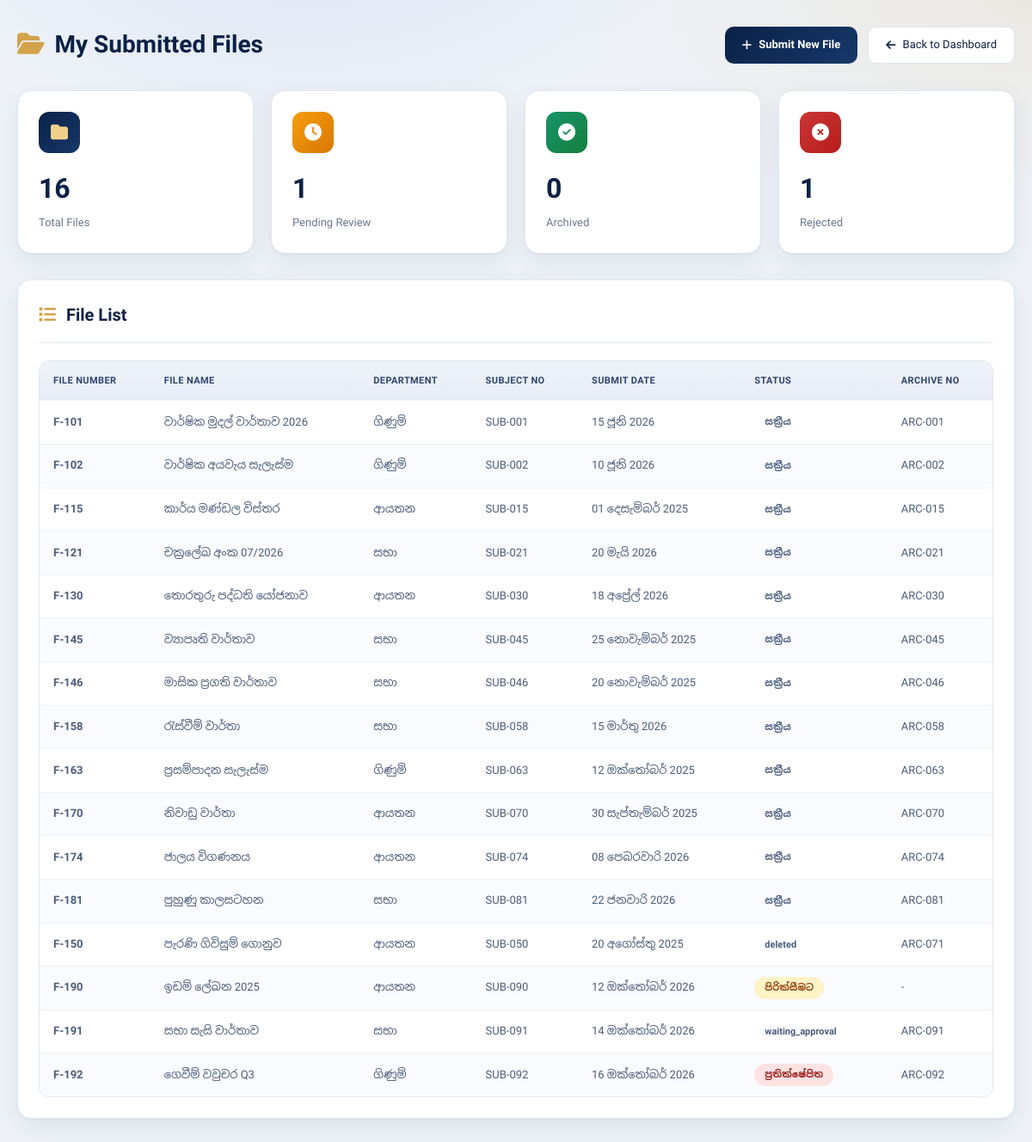
Screenshot of /my_files.php (signed in) with the database file from the repository.
### tables this page shows
CREATE TABLE archive_files (
    id             INT AUTO_INCREMENT PRIMARY KEY,
    submitted_by   INT NOT NULL,
    submit_date    DATE NOT NULL,
    subject_no     VARCHAR(40)  NOT NULL,
    subject_number VARCHAR(40)  NOT NULL,
    department     ENUM('ආයතන','සභා','ගිණුම්') NOT NULL,
    file_no        VARCHAR(60)  NOT NULL,
    file_number    VARCHAR(60)  NOT NULL,
    file_name      VARCHAR(255) NOT NULL,
    start_date     DATE NOT NULL,
    end_date       DATE NOT NULL,
    pages          INT NOT NULL,
    page_count     INT NOT NULL,
    right_side     INT NULL,
    left_side      INT NULL,
    archive_no     VARCHAR(60) NULL UNIQUE,
    archive_number VARCHAR(60) NULL UNIQUE,
    rack_no        VARCHAR(60) NULL,
    loc_rack_no    VARCHAR(20) NULL,
    loc_row        VARCHAR(20) NULL,
    loc_section    ENUM('I','II','III') NULL,
    status         ENUM('pending','archived','rejected','waiting_approval','active','deleted') NOT NULL DEFAULT 'pending',
    reviewed_by    INT NULL,
    reviewed_at    DATETIME NULL,
    sent_by        INT NULL,
    sent_date      DATETIME NULL,
    approved_by    INT NULL,
    approved_at    DATETIME NULL,
    rejected_at    DATETIME NULL,
    reject_reason  TEXT NULL,
    deleted_at     DATETIME NULL,
    deleted_by     INT NULL,
    delete_reason  TEXT NULL,
    file_path      VARCHAR(500) NULL,
    created_at     TIMESTAMP DEFAULT CURRENT_TIMESTAMP,
    INDEX (department), INDEX (subject_no), INDEX (status),
    INDEX (archive_no), INDEX (file_no),
    INDEX (loc_rack_no, loc_row, loc_section),
    FOREIGN KEY (submitted_by) REFERENCES users(id),
    FOREIGN KEY (reviewed_by)  REFERENCES users(id),
    FOREIGN KEY (sent_by)      REFERENCES users(id),
    FOREIGN KEY (approved_by)  REFERENCES users(id),
    FOREIGN KEY (deleted_by)   REFERENCES users(id)
);

### config.php (called while the page is built, shortened)
<?php
require_once __DIR__ . '/functions.php';
function e($s) { return htmlspecialchars((string)$s, ENT_QUOTES, 'UTF-8'); }
function require_login(PDO $pdo): array {
    $st = $pdo->prepare('SELECT * FROM users WHERE id = ? AND status = "active"');
    $st->execute([$_SESSION['user_id']]);
    $u = $st->fetch();
    return $u;
}

### functions.php (called while the page is built, shortened)
<?php
require_once __DIR__ . '/config.php';
function get_files_by_user(PDO $pdo, int $user_id, string $status = null): array {
    $sql = "SELECT af.*, u.full_name as submitted_by_name
            FROM archive_files af
            LEFT JOIN users u ON af.submitted_by = u.id
            WHERE af.submitted_by = ?";
    $params = [$user_id];
    $sql .= " ORDER BY af.created_at DESC";
    $stmt = $pdo->prepare($sql);
    $stmt->execute($params);
    return $stmt->fetchAll();
}
function format_sinhala_date(string $date): string {
    $timestamp = strtotime($date);
    $months = [
        1 => 'ජනවාරි', 2 => 'පෙබරවාරි', 3 => 'මාර්තු', 4 => 'අප්‍රේල්',
        5 => 'මැයි', 6 => 'ජූනි', 7 => 'ජූලි', 8 => 'අගෝස්තු',
        9 => 'සැප්තැම්බර්', 10 => 'ඔක්තෝබර්', 11 => 'නොවැම්බර්', 12 => 'දෙසැම්බර්'
    ];
    $day = date('d', $timestamp);
    $month = $months[date('n', $timestamp)];
    $year = date('Y', $timestamp);
    return "$day $month $year";
}
function translate_status(string $status): string {
    $translations = [
        'pending' => 'පිරික්සීමට',
        'archived' => 'අත්තැබූ',
        'rejected' => 'ප්‍රතික්ෂේපිත',
        'active' => 'සක්‍රීය',
        'disabled' => 'අක්‍රීය'
    ];
    return $translations[$status] ?? $status;
}

### my_files.php (the view, shortened to what this page needs)
<?php
require_once __DIR__ . '/config.php';
$user = require_login($pdo);
$my_files = get_files_by_user($pdo, $user['id']);
$stats = [
    'total' => count($my_files),
    'pending' => 0,
    'archived' => 0,
    'rejected' => 0
];
foreach ($my_files as $file) {
    if ($file['status'] === 'pending') $stats['pending']++;
    elseif ($file['status'] === 'archived') $stats['archived']++;
    elseif ($file['status'] === 'rejected') $stats['rejected']++;
}
?>
<!DOCTYPE html>
<html lang="en">
<head>
<link rel="stylesheet" href="https://cdnjs.cloudflare.com/ajax/libs/font-awesome/6.5.2/css/all.min.css">
</head>
<body>
<div class="container">
    <div class="header">
        <h1><i class="fa-solid fa-folder-open" style="color:var(--gold);margin-right:12px"></i>My Submitted Files</h1>
        <div style="display:flex;gap:12px">
            <a href="submit_file.php" class="btn btn-primary">
                <i class="fa-solid fa-plus"></i>Submit New File
            </a>
            <a href="<?= ROLE_PAGES[$user['role']] ?>" class="back-btn">
                <i class="fa-solid fa-arrow-left"></i>Back to Dashboard
            </a>
        </div>
    </div>
    <div class="stats-grid">
        <div class="stat-card">
            <div class="stat-icon total"><i class="fa-solid fa-folder"></i></div>
            <div class="stat-value"><?= $stats['total'] ?></div>
            <div class="stat-label">Total Files</div>
        </div>
        <div class="stat-card">
            <div class="stat-icon pending"><i class="fa-solid fa-clock"></i></div>
            <div class="stat-value"><?= $stats['pending'] ?></div>
            <div class="stat-label">Pending Review</div>
        </div>
        <div class="stat-card">
            <div class="stat-icon archived"><i class="fa-solid fa-check-circle"></i></div>
            <div class="stat-value"><?= $stats['archived'] ?></div>
            <div class="stat-label">Archived</div>
        </div>
        <div class="stat-card">
            <div class="stat-icon rejected"><i class="fa-solid fa-xmark-circle"></i></div>
            <div class="stat-value"><?= $stats['rejected'] ?></div>
            <div class="stat-label">Rejected</div>
        </div>
    </div>
    <div class="files-section">
        <div class="section-header">
            <h2><i class="fa-solid fa-list"></i>File List</h2>
        </div>
        <?php if (empty($my_files)): ?>
            <div class="empty-state">
                <i class="fa-solid fa-folder-open"></i>
                <p>You haven't submitted any files yet.</p>
                <a href="submit_file.php" class="btn btn-primary">
                    <i class="fa-solid fa-plus"></i>Submit Your First File
                </a>
            </div>
        <?php else: ?>
            <div class="table-wrapper">
                <table>
                    <thead>
                        <tr>
                            <th>File Number</th>
                            <th>File Name</th>
                            <th>Department</th>
                            <th>Subject No</th>
                            <th>Submit Date</th>
                            <th>Status</th>
                            <th>Archive No</th>
                        </tr>
                    </thead>
                    <tbody>
                        <?php foreach ($my_files as $file): ?>
                            <tr>
                                <td><strong><?= e($file['file_number']) ?></strong></td>
                                <td><?= e($file['file_name']) ?></td>
                                <td><?= e($file['department']) ?></td>
                                <td><?= e($file['subject_number']) ?></td>
                                <td><?= format_sinhala_date($file['submit_date']) ?></td>
                                <td>
                                    <span class="status-badge status-<?= $file['status'] ?>">
                                        <?= translate_status($file['status']) ?>
                                    </span>
                                </td>
                                <td><?= e($file['archive_number'] ?? '-') ?></td>
                            </tr>
                        <?php endforeach; ?>
                    </tbody>
                </table>
            </div>
        <?php endif; ?>
    </div>
</div>
</body>
</html>

### my_files.php (style rules this page uses)
:root { --ink:#14233d; --navy:#0b2146; --navy-2:#16386a; --gold:#d4a24a; --gold-2:#f0cf8a; --bg:#eef2f8; --card:#fff; --line:#e1e7f1; --muted:#6a7890; --blue:#2563d0; --red:#c93636; --green:#17946a; --shadow:0 1px 2px rgba(16,37,71,.05),0 10px 28px rgba(16,37,71,.07); --fs-xs:11px; --fs-sm:12px; --fs-md:13px; --fs-lg:14px; --fs-xl:17px; }
* { margin:0;padding:0;box-sizing:border-box }
body { font-family:'Plus Jakarta Sans','Noto Sans Sinhala',sans-serif;font-size:var(--fs-md);line-height:1.6;color:var(--ink);min-height:100vh; background:radial-gradient(900px 420px at 100% 0,rgba(212,162,74,.12),transparent 60%),radial-gradient(800px 500px at 30% -10%,rgba(37,99,208,.10),transparent 60%),var(--bg) }
.container { max-width:1400px;margin:0 auto;padding:30px 20px }
.header { display:flex;align-items:center;justify-content:space-between;margin-bottom:30px }
.header h1 { font-size:28px;font-weight:700;color:var(--navy) }
.back-btn { display:flex;align-items:center;gap:8px;padding:10px 20px;background:#fff;border:1px solid var(--line);border-radius:10px;text-decoration:none;color:var(--navy);font-weight:500;transition:.2s }
.stats-grid { display:grid;grid-template-columns:repeat(4,1fr);gap:20px;margin-bottom:30px }
.stat-card { background:var(--card);border-radius:16px;box-shadow:var(--shadow);padding:24px;border:1px solid var(--line);transition:.2s }
.stat-icon { width:48px;height:48px;border-radius:12px;display:grid;place-items:center;margin-bottom:16px;font-size:20px }
.stat-icon.total { background:linear-gradient(135deg,var(--navy),var(--navy-2));color:var(--gold-2) }
.stat-icon.pending { background:linear-gradient(135deg,#f59e0b,#d97706);color:#fff }
.stat-icon.archived { background:linear-gradient(135deg,var(--green),#15803d);color:#fff }
.stat-icon.rejected { background:linear-gradient(135deg,var(--red),#b91c1c);color:#fff }
.stat-value { font-size:32px;font-weight:700;color:var(--navy);margin-bottom:4px }
.stat-label { font-size:13px;color:var(--muted);font-weight:500 }
.files-section { background:var(--card);border-radius:16px;box-shadow:var(--shadow);padding:24px;border:1px solid var(--line) }
.section-header { display:flex;align-items:center;justify-content:space-between;margin-bottom:20px;padding-bottom:16px;border-bottom:1px solid var(--line) }
.section-header h2 { font-size:20px;font-weight:600;color:var(--navy) }
.section-header i { color:var(--gold);margin-right:12px }
.table-wrapper { overflow-x:auto;border-radius:12px;border:1px solid var(--line) }
table { width:100%;border-collapse:collapse;white-space:nowrap }
thead { background:linear-gradient(180deg,#eff3fa,#e6ecf6) }
th { text-align:left;padding:14px 16px;color:#2f4570;font-size:11px;font-weight:700;letter-spacing:.4px;text-transform:uppercase }
td { padding:12px 16px;color:#4b5d7c;border-top:1px solid #edf1f6;font-size:13px }
tbody tr:nth-child(even) { background:#fafbfe }
.status-badge { display:inline-flex;align-items:center;gap:6px;padding:4px 12px;border-radius:20px;font-size:11px;font-weight:600 }
.status-pending { background:#fef3c7;color:#92400e }
.status-rejected { background:#fee2e2;color:#991b1b }
.btn { padding:10px 20px;border-radius:10px;font-weight:600;font-size:13px;border:none;cursor:pointer;transition:.2s;display:inline-flex;align-items:center;gap:8px;text-decoration:none }
.btn-primary { background:linear-gradient(135deg,var(--navy),var(--navy-2));color:#fff }

### rows the page displays
archive_files: file_number "F-101", file_name "වාර්ෂික මුදල් වාර්තාව 2026", department "ගිණුම්", subject_number "SUB-001", submit_date "15 ජූනි 2026", archive_number "ARC-001"
archive_files: file_number "F-102", file_name "වාර්ෂික අයවැය සැලැස්ම", department "ගිණුම්", subject_number "SUB-002", submit_date "10 ජූනි 2026", archive_number "ARC-002"
archive_files: file_number "F-115", file_name "කාර්ය මණ්ඩල විස්තර", department "ආයතන", subject_number "SUB-015", submit_date "01 දෙසැම්බර් 2025", archive_number "ARC-015"
archive_files: file_number "F-121", file_name "චක්‍රලේඛ අංක 07/2026", department "සභා", subject_number "SUB-021", submit_date "20 මැයි 2026", archive_number "ARC-021"
archive_files: file_number "F-130", file_name "තොරතුරු පද්ධති යෝජනාව", department "ආයතන", subject_number "SUB-030", submit_date "18 අප්‍රේල් 2026", archive_number "ARC-030"
archive_files: file_number "F-145", file_name "ව්‍යාපෘති වාර්තාව", department "සභා", subject_number "SUB-045", submit_date "25 නොවැම්බර් 2025", archive_number "ARC-045"
archive_files: file_number "F-146", file_name "මාසික ප්‍රගති වාර්තාව", department "සභා", subject_number "SUB-046", submit_date "20 නොවැම්බර් 2025", archive_number "ARC-046"
archive_files: file_number "F-158", file_name "රැස්වීම් වාර්තා", department "සභා", subject_number "SUB-058", submit_date "15 මාර්තු 2026", archive_number "ARC-058"
archive_files: file_number "F-163", file_name "ප්‍රසම්පාදන සැලැස්ම", department "ගිණුම්", subject_number "SUB-063", submit_date "12 ඔක්තෝබර් 2025", archive_number "ARC-063"
archive_files: file_number "F-170", file_name "නිවාඩු වාර්තා", department "ආයතන", subject_number "SUB-070", submit_date "30 සැප්තැම්බර් 2025", archive_number "ARC-070"
archive_files: file_number "F-174", file_name "ජාලය විගණනය", department "ආයතන", subject_number "SUB-074", submit_date "08 පෙබරවාරි 2026", archive_number "ARC-074"
archive_files: file_number "F-181", file_name "පුහුණු කාලසටහන", department "සභා", subject_number "SUB-081", submit_date "22 ජනවාරි 2026", archive_number "ARC-081"
archive_files: file_number "F-150", file_name "පැරණි ගිවිසුම් ගොනුව", department "ආයතන", subject_number "SUB-050", submit_date "20 අගෝස්තු 2025", archive_number "ARC-071"
archive_files: file_number "F-190", file_name "ඉඩම් ලේඛන 2025", department "ආයතන", subject_number "SUB-090", submit_date "12 ඔක්තෝබර් 2026", archive_number "-"
archive_files: file_number "F-191", file_name "සභා සැසි වාර්තාව", department "සභා", subject_number "SUB-091", submit_date "14 ඔක්තෝබර් 2026", archive_number "ARC-091"
archive_files: file_number "F-192", file_name "ගෙවීම් වවුචර Q3", department "ගිණුම්", subject_number "SUB-092", submit_date "16 ඔක්තෝබර් 2026", archive_number "ARC-092"

### other values shown
$stats['total'] "16"
$stats['pending'] "1"
$stats['archived'] "0"
$stats['rejected'] "1"
